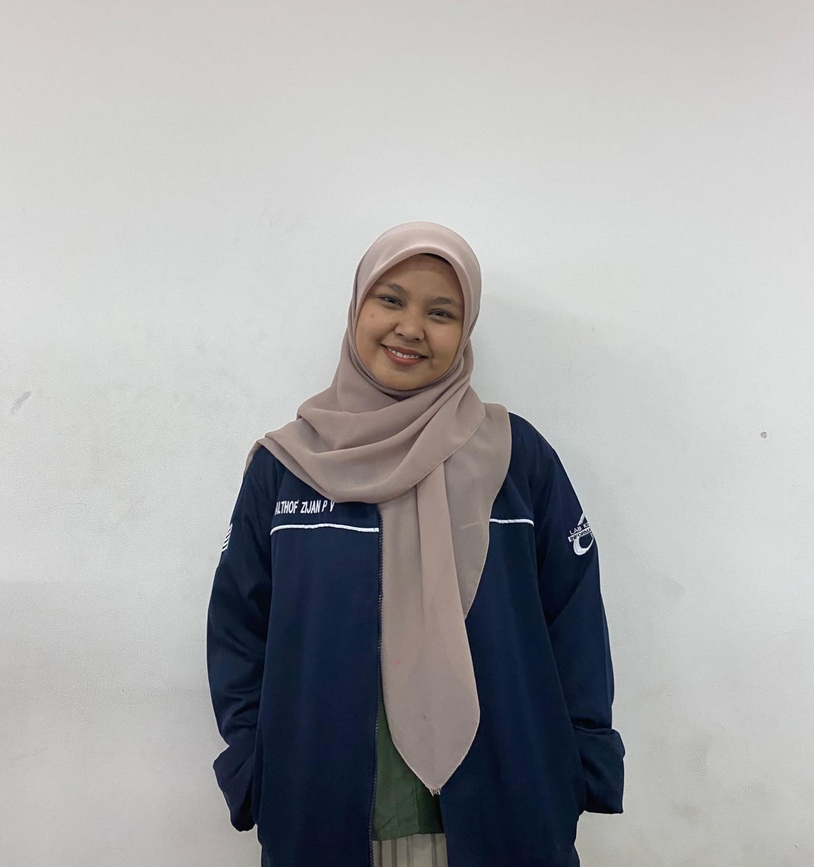
#> input picture UAS PCD 2024/Gambar/lauren.jpg, 814 x 867 px, shrunk from 1502 x 1600 before the run, found by its file name
$ jupyter execute 'Deteksi tepi pola objek.ipynb'
#> lines starting #> are read from the running program, lines starting #| are printed output that depends on the picture; after the words box and inside, x2 and y2 are one past the last pixel; in counts of white or black regions, pixels touching at a corner belong together
# deteksi tepi

[cell 1]
import cv2
import numpy as np
import matplotlib.pyplot as plt

[cell 2]
# Membaca gambar
img = cv2.imread('lauren.jpg')
#> img is the input picture: shape (867, 814, 3); mean B, G, R 170, 168.8, 168.3

[cell 3]
img_canny = cv2.cvtColor(img, cv2.COLOR_RGB2GRAY)

# Deteksi tepi menggunakan Canny
canny = cv2.Canny(img, 100, 100)
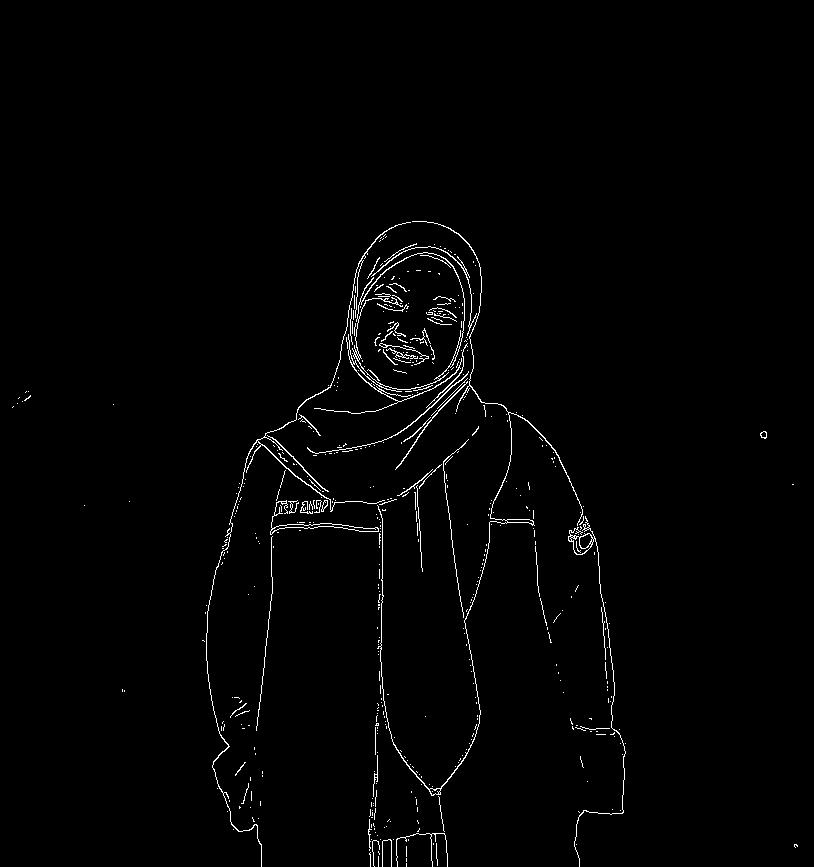
#> canny: shape (867, 814); 1.3% white in thin lines or dots, all inside (x1, y1, x2, y2) = (12, 221, 798, 867)

# TAMPILAN MENGGUNAKAN FIGUR DAN XIS (FUNGSI MATPLOTLIB)
fig, axs = plt.subplots(1,2, figsize = (10,10))
ax = axs.ravel()

# Tampilkan gambar asli
ax[0].imshow(cv2.cvtColor(img, cv2.COLOR_BGR2RGB))
ax[0].set_title ('Original Image ')

# Tampilkan hasil deteksi daun
ax[1].imshow(canny, cmap='gray')
ax[1].set_title('Canny Edge Detection')
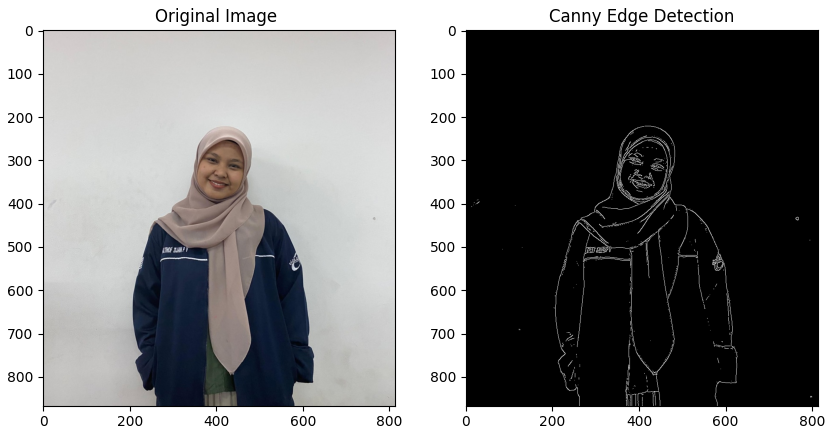
#> figure drawn by matplotlib, 2 panels

[cell 4]
# Deteksi kontur
contours, _ = cv2.findContours(canny, cv2.RETR_TREE, cv2.CHAIN_APPROX_SIMPLE)
#> contours = 557 contours, 533 with area under 20; largest, box (x1, y1, x2, y2) and area: (314, 252, 465, 414) 11866, (355, 252, 465, 390) 11620, (568, 516, 626, 867) 379, (270, 500, 379, 535) 350, (377, 221, 583, 796) 344

# Membuat salinan gambar asli untuk menggambar kontur
contour_img = cv2.cvtColor(img_canny, cv2.COLOR_GRAY2BGR)
cv2.drawContours(contour_img, contours, -1, (0, 255, 0), 2)
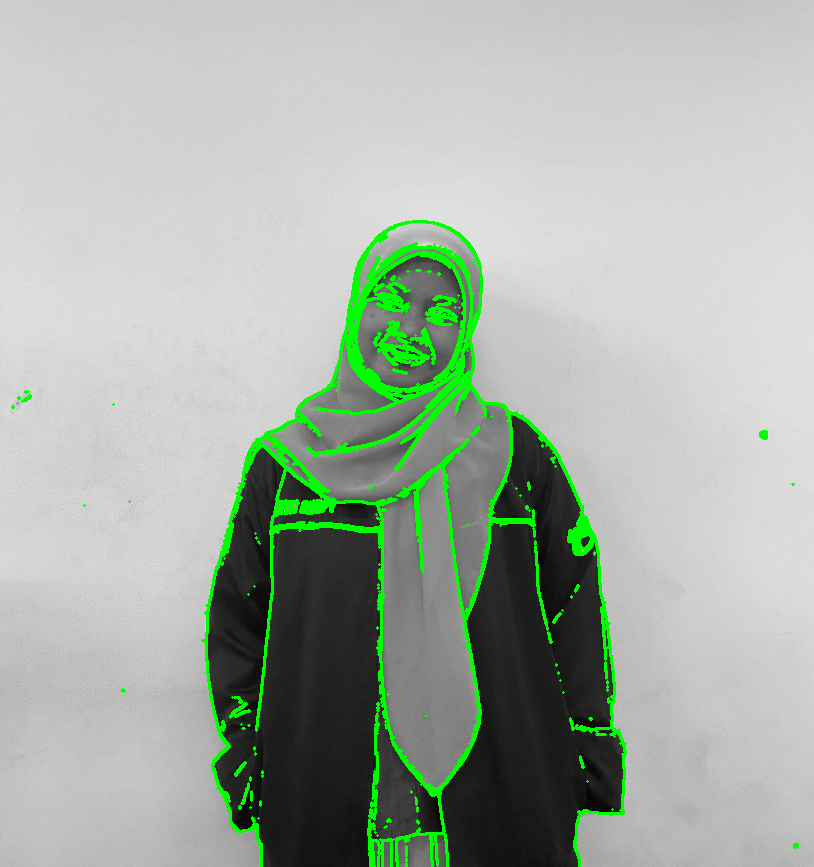
#> contour_img: shape (867, 814, 3); mean B, G, R 164.9, 175.4, 164.9

# TAMPILAN MENGGUNAKAN FIGUR DAN XIS (FUNGSI MATPLOTLIB)
fig, axs = plt.subplots(1,3, figsize = (10,10))
ax = axs.ravel()

# Tampilkan gambar asli
ax[0].imshow(cv2.cvtColor(img, cv2.COLOR_BGR2RGB))
ax[0].set_title ('Original Image ')

# Tampilkan hasil deteksi daun
ax[1].imshow(canny, cmap='gray')
ax[1].set_title('Canny Edge Detection')

# Tampilkan hasil deteksi daun
ax[2].imshow(contour_img, cmap='gray')
ax[2].set_title('Contours Detection')
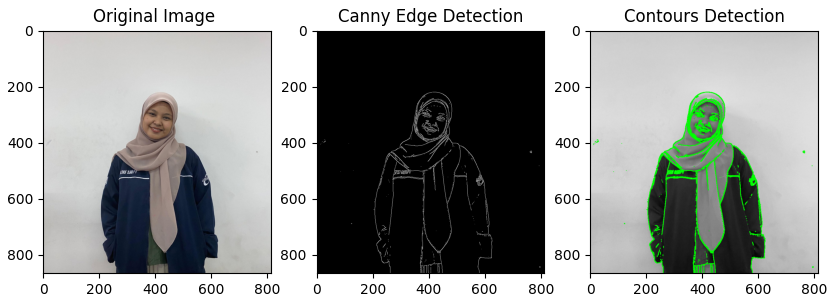
#> figure drawn by matplotlib, 3 panels

$ run again, with UAS PCD 2024/Gambar/wanita.jpg copied over UAS PCD 2024/Gambar/lauren.jpg
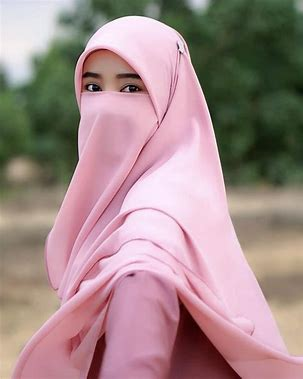
#> input picture UAS PCD 2024/Gambar/wanita.jpg, 303 x 379 px, found by its file name
#> img is the input picture: shape (379, 303, 3); mean B, G, R 137.6, 138.1, 162.7
#> `canny = cv2.Canny(img, 100, 100)`:
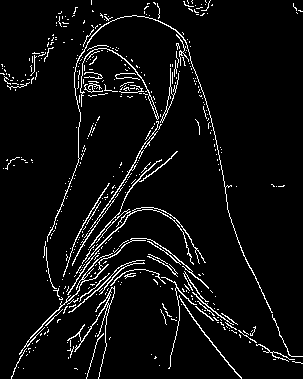
#> canny: shape (379, 303); 5.5% white in thin lines or dots
#> contours = 482 contours, 463 with area under 20; largest, box (x1, y1, x2, y2) and area: (19, 238, 209, 355) 157, (67, 286, 115, 379) 136, (80, 48, 159, 120) 102, (160, 68, 179, 123) 98, (47, 15, 273, 313) 88
#> `[cell 4] # Deteksi kontur contours, _ = cv2.findContours(canny, cv2.RE..`:
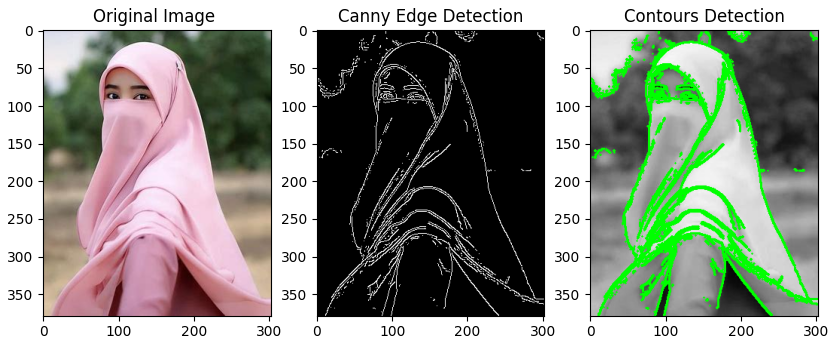
#> figure drawn by matplotlib, 3 panels
